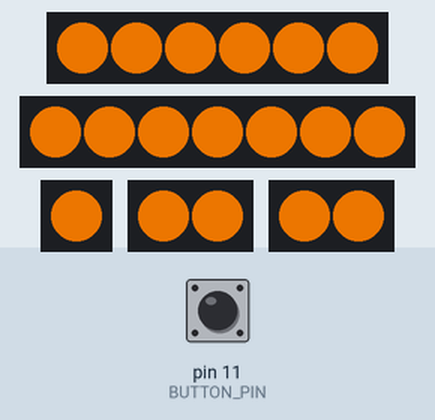
The sketch below on a simulated Arduino Uno, built for the host (arithmetic inside an expression is 32-bit, double 64-bit). On the bench: 6 RGB LEDs in strip order, left to right, 7 RGB LEDs in strip order, left to right, 1 RGB LEDs in strip order, left to right, 2 × 2 RGB LEDs in strip order, left to right. Inputs (shaded band) come from the test bench; at power-on: pin 11 (BUTTON_PIN) HIGH. Dim RGB values are drawn brighter than linear; what the sketch prints to the serial monitor is not drawn.

Above: at 1.2 s.
1.3 s: pin 11 (BUTTON_PIN) pulled LOW for 0.15 s
2.0 s: pin 11 (BUTTON_PIN) pulled LOW for 1 s
At 2.61 s:
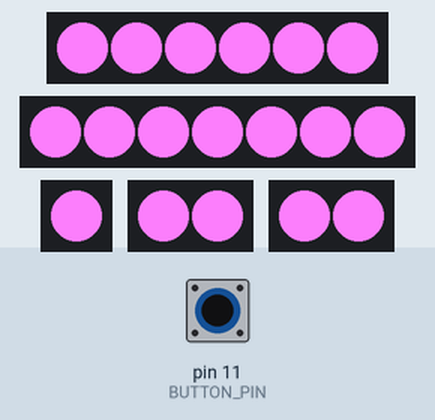
3.6 s: pin 11 (BUTTON_PIN) pulled LOW for 0.15 s
At 3.93 s:
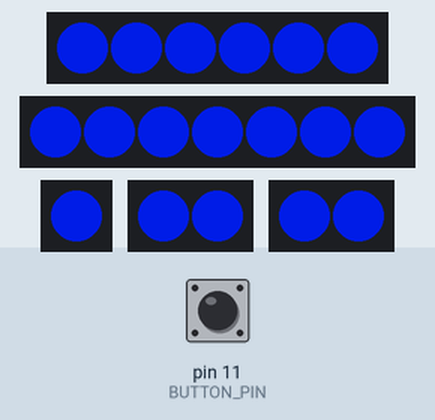
4.3 s: pin 11 (BUTTON_PIN) pulled LOW for 3.2 s
At 4.85 s:
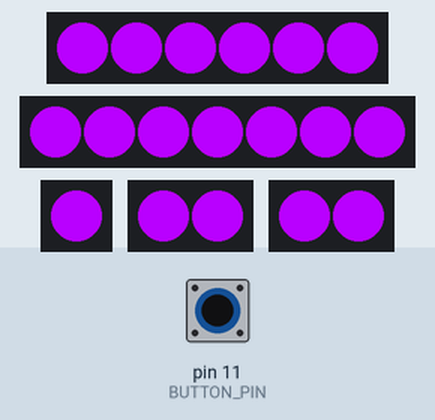
8.1 s: pin 11 (BUTTON_PIN) pulled LOW for 0.15 s
At 8.6 s:
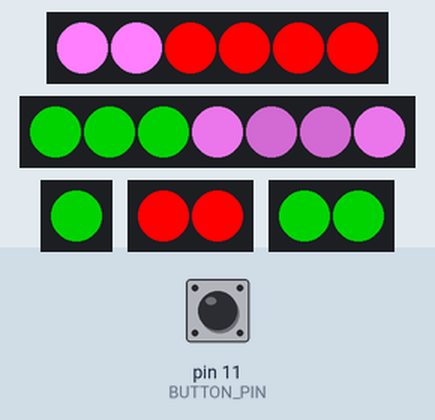
8.8 s: pin 11 (BUTTON_PIN) pulled LOW for 1 s
At 9.6 s:
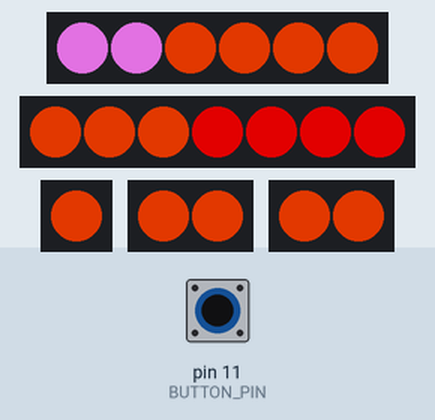
Timing chart, 0 to 11.4 s (numbered marks = the images above; inputs shaded):
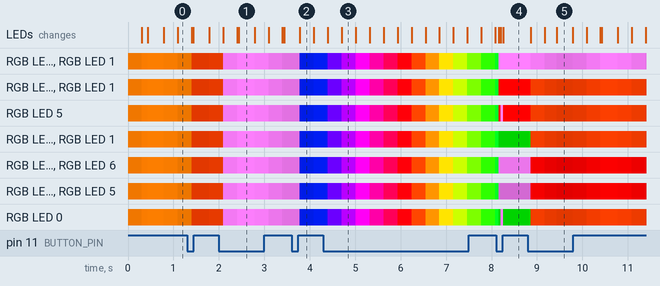

The sketch:

mjolnirlights.ino
```cpp
#include <Adafruit_NeoPixel.h>

constexpr auto BUTTON_PIN = 11;
constexpr auto LED_TORSO_FRONT_LEFT = 2; // responsible for the left arm too
constexpr auto LED_TORSO_RIGHT_BACK = 3;
constexpr auto LED_ARM_RIGHT = 4;
constexpr auto LED_THIGH_LEFT = 5;
constexpr auto LED_THIGH_RIGHT = 6;

enum emitter_id {
  EM_TORSO_FL, // torso, front left
  EM_TORSO_FM, // torso, front middle
  EM_TORSO_FR, // torso, front right
  EM_TORSO_BL, // torso, back left
  EM_TORSO_BM, // torso, back middle
  EM_TORSO_BR, // torso, back right
  EM_TORSO_AL, // arm left
  EM_TORSO_AR, // arm right
  EM_TORSO_TL, // thigh left
  EM_TORSO_TR, // thigh right
};

class emitter {
  public:
  emitter() {}

  emitter(Adafruit_NeoPixel& pixels, int offset, int count, bool reverse) : _pixels(pixels) {
    this->_offset = offset;
    this->_count = count;
    this->_reverse = reverse;
  }

  void setColorRGB(int r, int g, int b) {
    for (int i = 0; i < this->_count; i++)
      setPixelColorRGBInternal(i, r, g, b);
  }

  void setColorHSV(uint16_t h, uint8_t s, uint8_t v) {
    for (int i = 0; i < this->_count; i++)
      setPixelColorHSVInternal(i, h, s, v);
  }

  void setPixelColor(int index, int r, int g, int b) {
    if (this->_reverse)
      index = (this->_count - 1) - index;

    setPixelColorRGBInternal(index, r, g, b);
  }

  private:
  Adafruit_NeoPixel& _pixels;
  int _offset;
  int _count;
  bool _reverse;

  constexpr void setPixelColorRGBInternal(int index, int r, int g, int b) {
    _pixels.setPixelColor(index + _offset, _pixels.Color(r, g / 2, b));
  }

  constexpr void setPixelColorHSVInternal(int index, uint16_t h, uint8_t s, uint8_t v) {
    _pixels.setPixelColor(index + _offset, _pixels.ColorHSV(h, s, v));
  }
};

Adafruit_NeoPixel pixels[] = {
  Adafruit_NeoPixel(6, LED_TORSO_FRONT_LEFT, NEO_GRB + NEO_KHZ800),
  Adafruit_NeoPixel(7, LED_TORSO_RIGHT_BACK, NEO_GRB + NEO_KHZ800),
  Adafruit_NeoPixel(1, LED_ARM_RIGHT, NEO_GRB + NEO_KHZ800),
  Adafruit_NeoPixel(2, LED_THIGH_LEFT, NEO_GRB + NEO_KHZ800),
  Adafruit_NeoPixel(2, LED_THIGH_RIGHT, NEO_GRB + NEO_KHZ800),
};

// convention is left to right from the front, top to bottom
emitter emitters[] = {
  emitter(pixels[0], 2, 3, true), // EM_TORSO_FL
  emitter(pixels[0], 0, 2, false), // EM_TORSO_FM
  emitter(pixels[1], 0, 3, true), // EM_TORSO_FR
  emitter(pixels[1], 6, 1, false), // EM_TORSO_BL
  emitter(pixels[1], 4, 2, true), // EM_TORSO_BM
  emitter(pixels[1], 3, 1, false), // EM_TORSO_BR
  emitter(pixels[0], 5, 1, false), // EM_TORSO_AL
  emitter(pixels[2], 0, 1, false), // EM_TORSO_AR
  emitter(pixels[3], 0, 2, false), // EM_TORSO_TL
  emitter(pixels[4], 0, 2, false), // EM_TORSO_TR
};

int current_mode = 0;
void (*modes[])(uint64_t msecs) = {
  [](uint64_t msecs) {
    int strober = 40 * sin((((float) msecs) / 1000) * M_PI);

    for (auto& emitter : emitters)
      emitter.setColorRGB(205 + strober, 205 + strober, 0);
  },
  [](uint64_t msecs) {
    int strober = 40 * sin((((float) msecs) / 1000) * M_PI);

    for (auto& emitter : emitters)
      emitter.setColorRGB(205 + strober, (205 + strober) / 2, 0);
  },
  [](uint64_t msecs) {
    int strober = 40 * sin((((float) msecs) / 1000) * M_PI);

    for (auto& emitter : emitters)
      emitter.setColorRGB(205 + strober, 205 + strober, 205 + strober);
  },
  [](uint64_t msecs) {
    int strober = 40 * sin((((float) msecs) / 1000) * M_PI);

    for (auto& emitter : emitters)
      emitter.setColorRGB(0, (205 + strober) / 4, 205 + strober);
  },
  [](uint64_t msecs) {
    int strober = 40 * sin((((float) msecs) / 1000) * M_PI);

    for (auto& emitter : emitters)
      emitter.setColorHSV((msecs * 11) % 65536, 255, 255);
  },
  [](uint64_t msecs) {
    int cycler = msecs % 1000;

    emitters[EM_TORSO_FL].setColorRGB(255, 0, 0);
    emitters[EM_TORSO_FM].setColorRGB(255, 255, 255);
    emitters[EM_TORSO_FR].setColorRGB(0, 255, 0);
    emitters[EM_TORSO_BL].setColorRGB(192, 192, 192);
    emitters[EM_TORSO_BM].setColorRGB(127, 127, 127);
    emitters[EM_TORSO_BR].setColorRGB(192, 192, 192);
    emitters[EM_TORSO_AL].setColorRGB(255, 0, 0);
    emitters[EM_TORSO_AR].setColorRGB(0, 255, 0);
    emitters[EM_TORSO_TL].setColorRGB(255, 0, 0);
    emitters[EM_TORSO_TR].setColorRGB(0, 255, 0);

    if (cycler < 50 || (cycler >= 200 && cycler < 250)) {
      emitters[EM_TORSO_AL].setColorRGB(255, 255, 255);
      emitters[EM_TORSO_AR].setColorRGB(255, 255, 255);
    }

    if (cycler >= 100 && cycler < 150)
      emitters[EM_TORSO_BM].setColorRGB(255, 255, 255);
  },
  [](uint64_t msecs) {
    int strober = 40 * sin((((float) msecs) / 1000) * M_PI);

    emitters[EM_TORSO_FL].setColorRGB(205 + strober, (205 + strober) / 2, 0);
    emitters[EM_TORSO_FM].setColorRGB(205 + strober, 205 + strober, 205 + strober);
    emitters[EM_TORSO_FR].setColorRGB(205 + strober, (205 + strober) / 2, 0);
    emitters[EM_TORSO_BL].setColorRGB(205 + strober, 0, 0);
    emitters[EM_TORSO_BM].setColorRGB(205 + strober, 0, 0);
    emitters[EM_TORSO_BR].setColorRGB(205 + strober, 0, 0);
    emitters[EM_TORSO_AL].setColorRGB(205 + strober, (205 + strober) / 2, 0);
    emitters[EM_TORSO_AR].setColorRGB(205 + strober, (205 + strober) / 2, 0);
    emitters[EM_TORSO_TL].setColorRGB(205 + strober, (205 + strober) / 2, 0);
    emitters[EM_TORSO_TR].setColorRGB(205 + strober, (205 + strober) / 2, 0);
  },
  nullptr,
};

void setup() {
  Serial.begin(9600);
  Serial.println("mjolnrer");

  pinMode(BUTTON_PIN, INPUT_PULLUP);

  for (auto& pixel : pixels) {
    pixel.begin();
    pixel.clear();
  }
}

void loop() {
  mode_toggle();
  modes[current_mode](millis());

  for (auto& pixel : pixels)
    pixel.show();

  delay(10);
}

void mode_toggle() {
  static int debounce = 0;
  static bool triggered = false;
  bool pressed = !digitalRead(BUTTON_PIN);

  debounce = max(min(debounce + (pressed ? 1 : -1), 6), 0);

  if (debounce == 0)
    triggered = false;

  if (debounce == 6 && !triggered) {
    triggered = true;
    current_mode++;

    if (!modes[current_mode])
      current_mode = 0;
  }
}
```

Measured:
- after the input at 2.0 s, the LEDs: first change after 0.09 s (image 1 shows a later state)
- after the input at 3.6 s, the LEDs: change after 0.18 s (image 2)
- after the input at 8.1 s, the LEDs: change after 0.06 s (image 4)
- after the input at 8.8 s, the LEDs: first change after 0.06 s (image 5 shows a later state)
